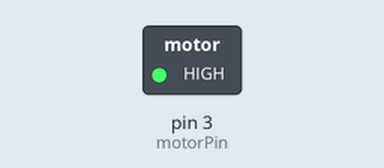
A sketch run on a simulated Arduino Uno, built with avr-gcc and run on an emulated ATmega328P. Parts: switched loads named in the sketch (green lamp = pin HIGH).

Above: at 0.1 s.
Timing chart, 0 to 1.6 s (numbered marks = the images above):
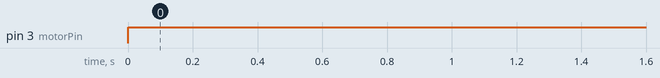

The sketch:

MotorController.ino
```cpp
int motorPin = 3; //Digital pin for the DC motor controlling the grinding wheel

void setup()
{
  pinMode(motorPin, OUTPUT); //Set the assigned motor pin to an output
}

void loop()
{
    int speed = 255; //set speed of motor 0 to 255
    analogWrite(motorPin, speed);
}
```

Measured:
- by itself, pin 3 (motorPin): LOW → HIGH at 0.00 s
